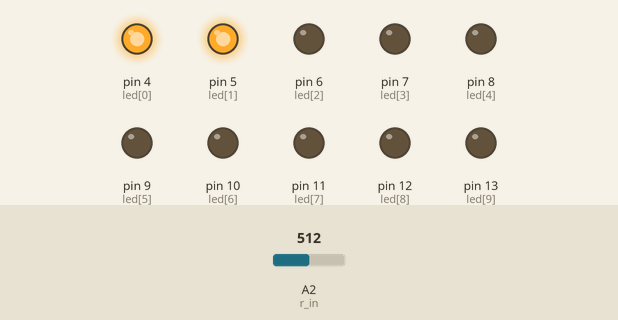
A sketch run on a simulated Arduino Uno, built with avr-gcc and run on an emulated ATmega328P. On the bench: output pins drawn as LEDs (lit = HIGH). Dashed ring = blinking. The test bench sets the inputs (shaded band); at power-on: A2 (r_in) = 512.

Above: at 1.2 s.
1.3 s: A2 (r_in) set to 122
At 1.84 s:
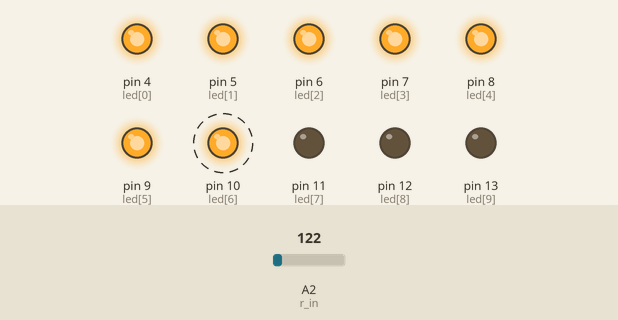
At 3.25 s:
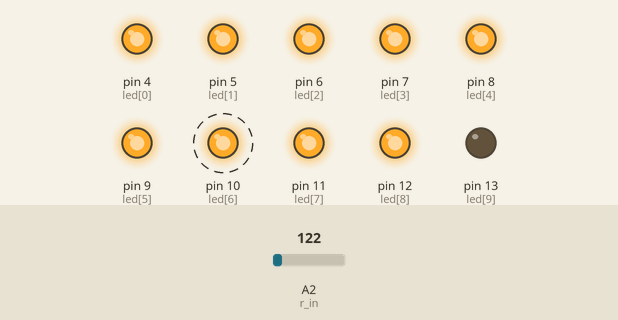
4.3 s: A2 (r_in) set to 0
At 11.0 s:
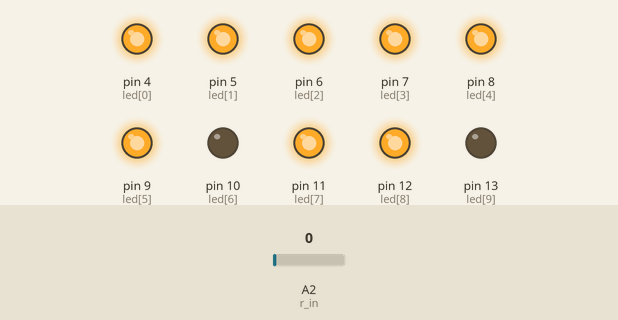
Timing chart, 0 to 20.1 s (numbered marks = the images above; inputs shaded):
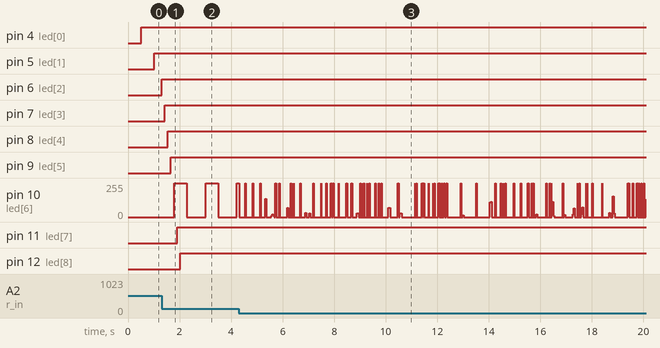

The sketch:

led7.ino
```cpp
/*
*流水灯
*延迟可控
*/

byte led[] = {4,5,6,7,8,9,10,11,12,13};
byte led_nr = sizeof(led)/sizeof(led[0]);
byte i = 0;
byte r_in = 2;
int delay_led;
unsigned long lasttime;
void setup()
{
	for(i=0;i<led_nr;i++)
		pinMode(led[i],OUTPUT);
	pinMode(r_in,INPUT);
	lasttime = millis();
	i = 0;
}

void loop()
{
	delay_led = analogRead(r_in);
	if(millis()-lasttime>=delay_led){
		digitalWrite(led[i],HIGH);
		if(i!=0)
			digitalWrite(led[led_nr-1],LOW);
		else
			digitalWrite(led[i-1],LOW);
		i++;
		i%=led_nr;
		lasttime = millis();
	}
}
```

Measured:
- after the input at 1.3 s, pin 7 (led[3]): LOW → HIGH after 0.12 s instead of 0.75 s; pin 8 (led[4]): LOW → HIGH after 0.24 s instead of 1.3 s; pin 9 (led[5]): LOW → HIGH after 0.37 s instead of 1.8 s; pin 11 (led[7]): LOW → HIGH after 0.61 s instead of 2.8 s; pin 12 (led[8]): LOW → HIGH after 0.73 s
